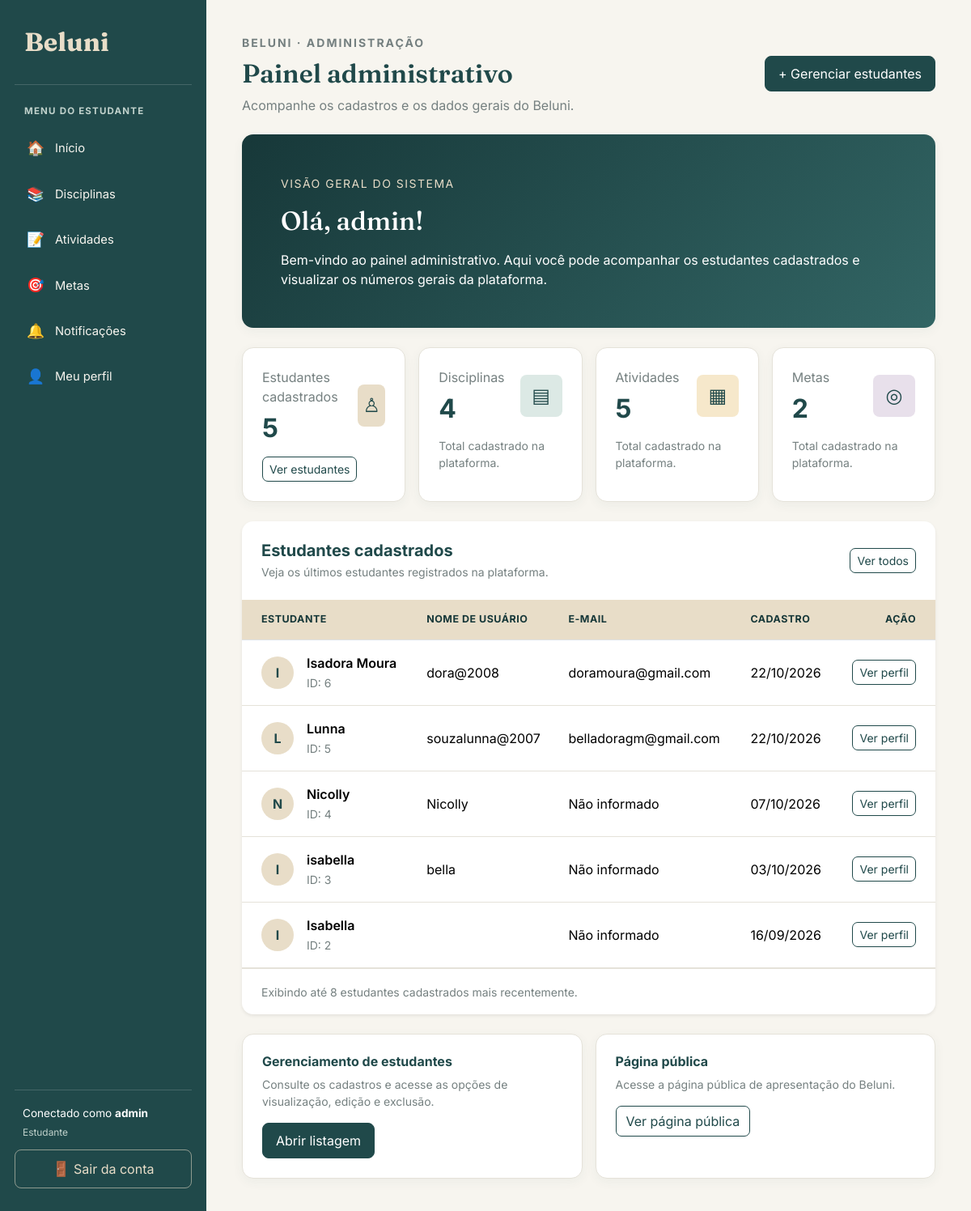
The app's page /inicio/ (signed in), older data.
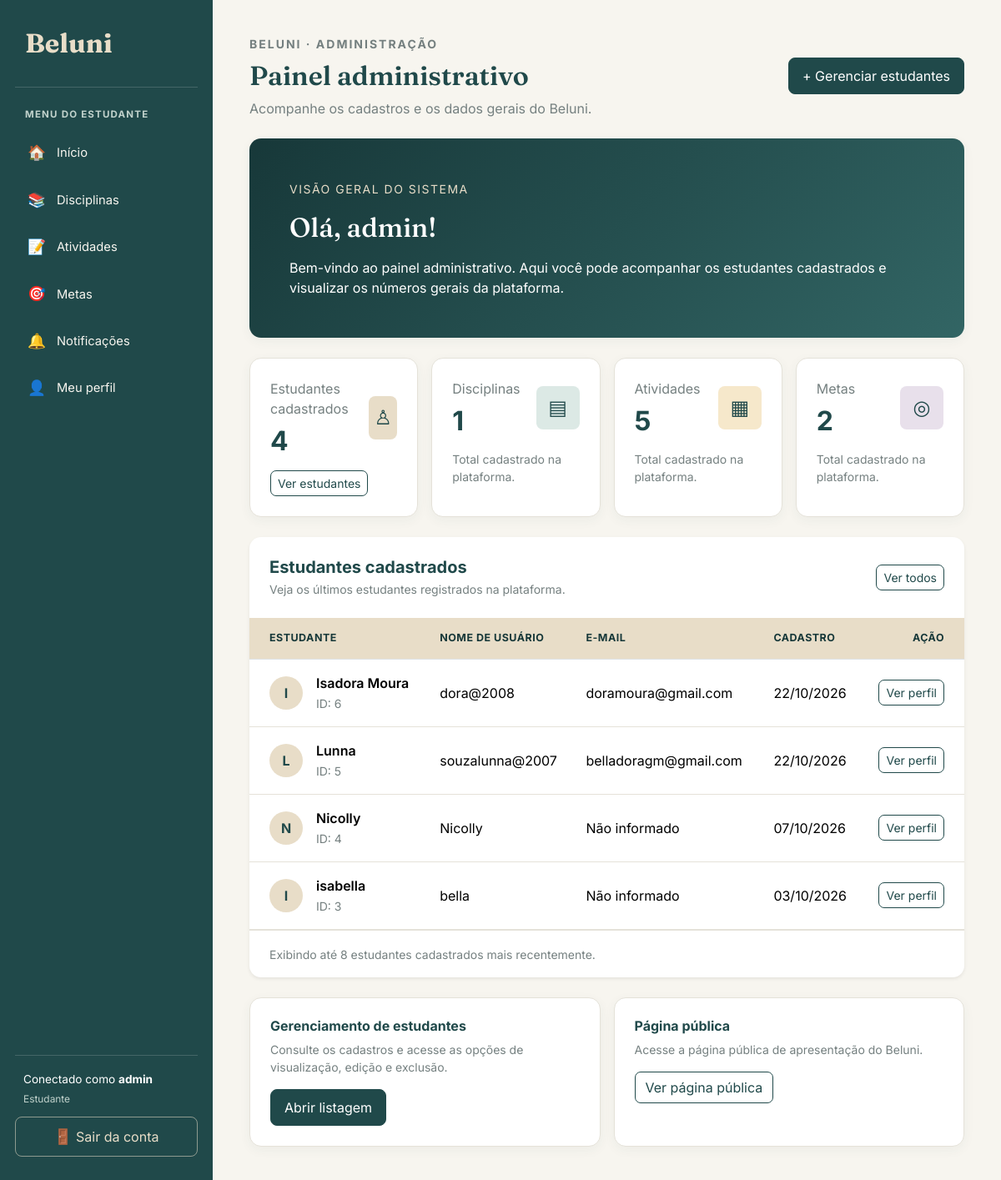
The same page, newer data.
### estudante/models.py (models this page shows, shortened)
class Estudante(User):
    cpf = models.CharField(max_length=14)
    nome = models.CharField(max_length=100)

### estudante/views.py (the view, shortened to what this page needs)
# urls.py: path('inicio/', inicio, name='inicio'),
@login_required
def inicio(request):
    if usuario_e_administrador(request.user):
        estudantes_recentes = Estudante.objects.order_by(
            '-date_joined'
        )[:8]
        contexto = {
            'total_estudantes': Estudante.objects.count(),
            'total_disciplinas': Disciplina.objects.count(),
            'total_atividades': Atividade.objects.count(),
            'total_metas': Meta.objects.count(),
            'estudantes_recentes': estudantes_recentes,
        }
        return render(
            request,
            'estudante/dashboard_admin.html',
            contexto
        )

### estudante/templates/estudante/dashboard_admin.html (shortened to what this page needs)
{% extends 'base.html' %}
{% block conteudo %}
<div class="container-fluid py-2">
    <div class="d-flex flex-wrap justify-content-between align-items-center gap-3 mb-4">
        <div>
            <span class="small text-uppercase fw-bold"
                  style="color: #758080; letter-spacing: 2px;">
                BELUNI · ADMINISTRAÇÃO
            </span>
            <h1 class="titulo-pagina mt-2 mb-2">
                Painel administrativo
            </h1>
            <p class="text-secondary mb-0">
                Acompanhe os cadastros e os dados gerais do Beluni.
            </p>
        </div>
        <a href="{% url 'listar_estudantes' %}"
           class="btn btn-primary">
            + Gerenciar estudantes
        </a>
    </div>
    <div class="card border-0 mb-4"
         style="background: linear-gradient(135deg, #173839, #326564); color: white;">
        <div class="card-body p-4 p-md-5">
            <span class="small text-uppercase"
                  style="letter-spacing: 1.5px; color: #E8DDC8;">
                VISÃO GERAL DO SISTEMA
            </span>
            <h2 class="mt-3 mb-3"
                style="font-family: 'Fraunces', serif;">
                Olá, {{ request.user.first_name|default:request.user.username }}!
            </h2>
            <p class="mb-0">
                Bem-vindo ao painel administrativo. Aqui você pode
                acompanhar os estudantes cadastrados e visualizar
                os números gerais da plataforma.
            </p>
        </div>
    </div>
    <div class="row g-3 mb-4">
        <div class="col-12 col-sm-6 col-xl-3">
            <div class="card h-100">
                <div class="card-body p-4">
                    <div class="d-flex justify-content-between align-items-center">
                        <div>
                            <p class="text-secondary mb-2">
                                Estudantes cadastrados
                            </p>
                            <h2 class="fw-bold mb-0"
                                style="color: #20494A;">
                                {{ total_estudantes }}
                            </h2>
                        </div>
                        <div class="rounded-3 d-flex align-items-center justify-content-center"
                             style="width: 52px; height: 52px; background: #E8DDC8; color: #20494A; font-size: 1.5rem;">
                            ♙
                        </div>
                    </div>
                    <a href="{% url 'listar_estudantes' %}"
                       class="btn btn-outline-primary btn-sm mt-3">
                        Ver estudantes
                    </a>
                </div>
            </div>
        </div>
        <div class="col-12 col-sm-6 col-xl-3">
            <div class="card h-100">
                <div class="card-body p-4">
                    <div class="d-flex justify-content-between align-items-center">
                        <div>
                            <p class="text-secondary mb-2">
                                Disciplinas
                            </p>
                            <h2 class="fw-bold mb-0"
                                style="color: #20494A;">
                                {{ total_disciplinas }}
                            </h2>
                        </div>
                        <div class="rounded-3 d-flex align-items-center justify-content-center"
                             style="width: 52px; height: 52px; background: #DCE9E5; color: #20494A; font-size: 1.5rem;">
                            ▤
                        </div>
                    </div>
                    <p class="small text-secondary mt-3 mb-0">
                        Total cadastrado na plataforma.
                    </p>
                </div>
            </div>
        </div>
        <div class="col-12 col-sm-6 col-xl-3">
            <div class="card h-100">
                <div class="card-body p-4">
                    <div class="d-flex justify-content-between align-items-center">
                        <div>
                            <p class="text-secondary mb-2">
                                Atividades
                            </p>
                            <h2 class="fw-bold mb-0"
                                style="color: #20494A;">
                                {{ total_atividades }}
                            </h2>
                        </div>
                        <div class="rounded-3 d-flex align-items-center justify-content-center"
                             style="width: 52px; height: 52px; background: #F6E8CB; color: #20494A; font-size: 1.5rem;">
                            ▦
                        </div>
                    </div>
                    <p class="small text-secondary mt-3 mb-0">
                        Total cadastrado na plataforma.
                    </p>
                </div>
            </div>
        </div>
        <div class="col-12 col-sm-6 col-xl-3">
            <div class="card h-100">
                <div class="card-body p-4">
                    <div class="d-flex justify-content-between align-items-center">
                        <div>
                            <p class="text-secondary mb-2">
                                Metas
                            </p>
                            <h2 class="fw-bold mb-0"
                                style="color: #20494A;">
                                {{ total_metas }}
                            </h2>
                        </div>
                        <div class="rounded-3 d-flex align-items-center justify-content-center"
                             style="width: 52px; height: 52px; background: #E8E0EB; color: #20494A; font-size: 1.5rem;">
                            ◎
                        </div>
                    </div>
                    <p class="small text-secondary mt-3 mb-0">
                        Total cadastrado na plataforma.
                    </p>
                </div>
            </div>
        </div>
    </div>
    <div class="card border-0 shadow-sm mb-4">
        <div class="card-body p-0">
            <div class="d-flex flex-wrap justify-content-between align-items-center gap-3 p-4">
                <div>
                    <h2 class="h5 fw-bold mb-1"
                        style="color: #20494A;">
                        Estudantes cadastrados
                    </h2>
                    <p class="text-secondary small mb-0">
                        Veja os últimos estudantes registrados na plataforma.
                    </p>
                </div>
                <a href="{% url 'listar_estudantes' %}"
                   class="btn btn-outline-primary btn-sm">
                    Ver todos
                </a>
            </div>
            <div class="table-responsive">
                <table class="table table-hover align-middle mb-0">
                    <thead>
                        <tr>
                            <th class="ps-4">Estudante</th>
                            <th>Nome de usuário</th>
                            <th>E-mail</th>
                            <th>Cadastro</th>
                            <th class="text-end pe-4">Ação</th>
                        </tr>
                    </thead>
                    <tbody>
                        {% for estudante in estudantes_recentes %}
                            <tr>
                                <td class="ps-4">
                                    <div class="d-flex align-items-center gap-3">
                                        <div class="rounded-circle d-flex align-items-center justify-content-center flex-shrink-0"
                                             style="width: 40px; height: 40px; background: #E8DDC8; color: #20494A; font-weight: 700;">
                                            {{ estudante.nome|first|upper }}
                                        </div>
                                        <div>
                                            <div class="fw-semibold">
                                                {{ estudante.nome }}
                                            </div>
                                            <small class="text-secondary">
                                                ID: {{ estudante.pk }}
                                            </small>
                                        </div>
                                    </div>
                                </td>
                                <td>
                                    {{ estudante.username }}
                                </td>
                                <td>
                                    {{ estudante.email|default:"Não informado" }}
                                </td>
                                <td>
                                    {{ estudante.date_joined|date:"d/m/Y" }}
                                </td>
                                <td class="text-end pe-4">
                                    <a href="{% url 'detalhar_estudante' estudante.pk %}"
                                       class="btn btn-sm btn-outline-primary">
                                        Ver perfil
                                    </a>
                                </td>
                            </tr>
                        {% endfor %}
                    </tbody>
                </table>
            </div>
            <div class="p-3 px-4"
                 style="border-top: 1px solid #E5E2D9;">
                <span class="small text-secondary">
                    Exibindo até 8 estudantes cadastrados mais recentemente.
                </span>
            </div>
        </div>
    </div>
    <div class="row g-3">
        <div class="col-12 col-md-6">
            <div class="card h-100">
                <div class="card-body p-4">
                    <h3 class="h6 fw-bold"
                        style="color: #20494A;">
                        Gerenciamento de estudantes
                    </h3>
                    <p class="text-secondary small">
                        Consulte os cadastros e acesse as opções de
                        visualização, edição e exclusão.
                    </p>
                    <a href="{% url 'listar_estudantes' %}"
                       class="btn btn-primary">
                        Abrir listagem
                    </a>
                </div>
            </div>
        </div>
        <div class="col-12 col-md-6">
            <div class="card h-100">
                <div class="card-body p-4">
                    <h3 class="h6 fw-bold"
                        style="color: #20494A;">
                        Página pública
                    </h3>
                    <p class="text-secondary small">
                        Acesse a página pública de apresentação do Beluni.
                    </p>
                    <a href="{% url 'index' %}"
                       class="btn btn-outline-primary">
                        Ver página pública
                    </a>
                </div>
            </div>
        </div>
    </div>
</div>
{% endblock %}

### templates/base.html (shortened to what this page needs)
{% load static %}
<!DOCTYPE html>
<html lang="pt-br">
<head>
    <link href="https://cdn.jsdelivr.net/npm/bootstrap@5.3.3/dist/css/bootstrap.min.css" rel="stylesheet">
</head>
<body>
    <aside class="sidebar" id="sidebar">
        <a class="sidebar-brand" href="{% url 'inicio' %}">
            Beluni
        </a>
        {% if request.user.is_authenticated %}
            {% if request.session.is_admin %}
                <div class="sidebar-label">
                    Menu do administrador
                </div>
                <ul class="sidebar-nav">
                    <li>
                        <a class="menu-link" href="{% url 'inicio' %}">
                            <span class="menu-icone">📊</span>
                            Painel administrativo
                        </a>
                    </li>
                    <li>
                        <a class="menu-link" href="{% url 'listar_estudantes' %}">
                            <span class="menu-icone">👥</span>
                            Gerenciar estudantes
                        </a>
                    </li>
                    <li>
                        <a class="menu-link" href="{% url 'index' %}">
                            <span class="menu-icone">🌐</span>
                            Página pública
                        </a>
                    </li>
                </ul>
            {% else %}
                <div class="sidebar-label">
                    Menu do estudante
                </div>
                <ul class="sidebar-nav">
                    <li>
                        <a class="menu-link" href="{% url 'inicio' %}">
                            <span class="menu-icone">🏠</span>
                            Início
                        </a>
                    </li>
                    <li>
                        <a class="menu-link" href="{% url 'listar_disciplinas' %}">
                            <span class="menu-icone">📚</span>
                            Disciplinas
                        </a>
                    </li>
                    <li>
                        <a class="menu-link" href="{% url 'listar_atividades' %}">
                            <span class="menu-icone">📝</span>
                            Atividades
                        </a>
                    </li>
                    <li>
                        <a class="menu-link" href="{% url 'listar_metas' %}">
                            <span class="menu-icone">🎯</span>
                            Metas
                        </a>
                    </li>
                    <li>
                        <a class="menu-link" href="{% url 'notificacao:listar_notificacoes' %}">
                            <span class="menu-icone">🔔</span>
                            Notificações
                        </a>
                    </li>
                    <li>
                        <a class="menu-link" href="{% url 'meu_perfil' %}">
                            <span class="menu-icone">👤</span>
                            Meu perfil
                        </a>
                    </li>
                </ul>
            {% endif %}
            <div class="sidebar-rodape">
                <div class="usuario-info">
                    Conectado como
                    <strong>
                        {{ request.user.first_name|default:request.user.username }}
                    </strong>
                    {% if request.session.is_admin %}
                        <small>Administrador</small>
                    {% else %}
                        <small>Estudante</small>
                    {% endif %}
                </div>
                <a class="btn-sair" href="{% url 'logout_estudante' %}">
                    <span class="menu-icone">🚪</span>
                    Sair da conta
                </a>
            </div>
        {% endif %}
    </aside>
    <main class="main-content">
        <div class="conteudo">
            {% block conteudo %}
            {% endblock %}
        </div>
    </main>
</body>
</html>

Row changes from the older to the newer data that the page shows:
removed Estudante: nome|first "I", nome "Isabella", pk "2", email "Não informado", date_joined "16/09/2026"
Text that changed along with them:
{{ total_estudantes }}: "5" → "4"
{{ total_disciplinas }}: "4" → "1"
